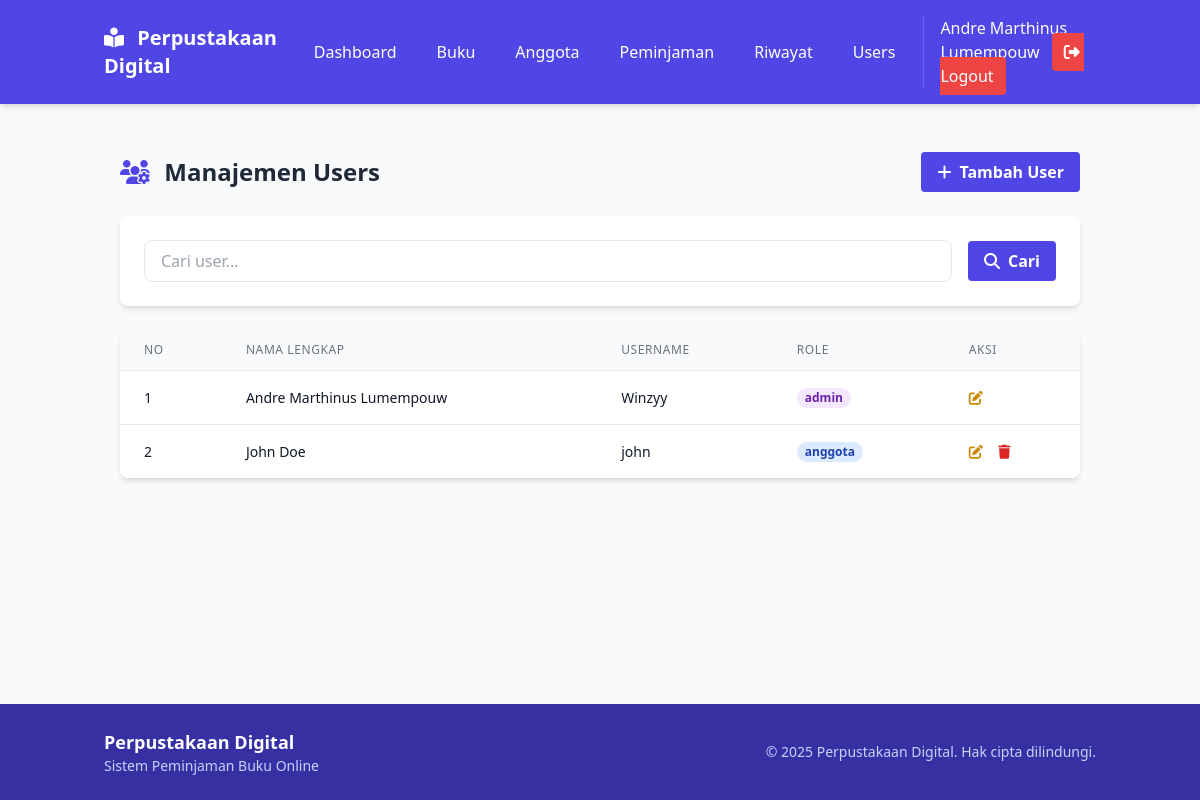
Screenshot of /users/index.php (signed in) with the database file from the repository.
### tables this page shows
CREATE TABLE `users` (
  `id_user` int(11) NOT NULL,
  `nama_lengkap` varchar(100) NOT NULL,
  `username` varchar(50) NOT NULL,
  `password` varchar(255) NOT NULL,
  `id_role` int(11) NOT NULL
);

CREATE TABLE `roles` (
  `id_role` int(11) NOT NULL,
  `nama_role` varchar(50) NOT NULL
);

### users/index.php (the view, shortened to what this page needs)
<?php
require_once '../config/db.php';
$search = isset($_GET['search']) ? trim($_GET['search']) : '';
$page = isset($_GET['page']) ? (int)$_GET['page'] : 1;
$per_page = 10;
$offset = ($page - 1) * $per_page;
try {
    $sql = "SELECT u.*, r.nama_role FROM users u
            JOIN roles r ON u.id_role = r.id_role";
    $sql .= " ORDER BY u.id_user ASC LIMIT :offset, :per_page";
    $stmt = $conn->prepare($sql);
    $stmt->bindParam(':offset', $offset, PDO::PARAM_INT);
    $stmt->bindParam(':per_page', $per_page, PDO::PARAM_INT);
    $stmt->execute();
    $users = $stmt->fetchAll(PDO::FETCH_ASSOC);
} catch(PDOException $e) {
    $error = "Error: " . $e->getMessage();
}
include '../templates/header.php';
?>
<div class="container mx-auto px-4 py-6">
    <div class="flex flex-col md:flex-row justify-between items-center mb-6">
        <h1 class="text-2xl font-bold text-gray-800">
            <i class="fas fa-users-cog mr-2 text-indigo-600"></i> Manajemen Users
        </h1>
        <div class="mt-4 md:mt-0">
            <a href="tambah.php" class="bg-indigo-600 hover:bg-indigo-700 text-white font-bold py-2 px-4 rounded inline-flex items-center">
                <i class="fas fa-plus mr-2"></i> Tambah User
            </a>
        </div>
    </div>
    <div class="bg-white rounded-lg shadow-md p-6 mb-6">
        <form action="" method="GET" class="flex flex-col md:flex-row md:items-center">
            <div class="flex-grow mr-0 md:mr-4 mb-4 md:mb-0">
                <div class="relative">
                    <input type="text" name="search" value="<?= htmlspecialchars($search) ?>" placeholder="Cari user..." class="w-full px-4 py-2 border rounded-lg focus:outline-none focus:ring-2 focus:ring-indigo-500">
                </div>
            </div>
            <button type="submit" class="bg-indigo-600 hover:bg-indigo-700 text-white font-bold py-2 px-4 rounded inline-flex items-center">
                <i class="fas fa-search mr-2"></i> Cari
            </button>
        </form>
    </div>
    <div class="bg-white rounded-lg shadow-md overflow-hidden">
        <div class="overflow-x-auto">
            <table class="min-w-full divide-y divide-gray-200">
                <thead>                    <tr class="bg-gray-50">
                        <th class="px-6 py-3 text-left text-xs font-medium text-gray-500 uppercase tracking-wider">No</th>
                        <th class="px-6 py-3 text-left text-xs font-medium text-gray-500 uppercase tracking-wider">Nama Lengkap</th>
                        <th class="px-6 py-3 text-left text-xs font-medium text-gray-500 uppercase tracking-wider">Username</th>
                        <th class="px-6 py-3 text-left text-xs font-medium text-gray-500 uppercase tracking-wider">Role</th>
                        <th class="px-6 py-3 text-left text-xs font-medium text-gray-500 uppercase tracking-wider">Aksi</th>
                    </tr>
                </thead>
                <tbody class="bg-white divide-y divide-gray-200">
                    <?php if(count($users) > 0): ?>
                        <?php $no = ($page - 1) * $per_page + 1; ?>
                        <?php foreach($users as $user): ?>
                            <tr class="hover:bg-gray-50">
                                <td class="px-6 py-4 whitespace-nowrap text-sm text-gray-900">
                                    <?= $no++ ?>
                                </td>
                                <td class="px-6 py-4 whitespace-nowrap text-sm text-gray-900">
                                    <?= htmlspecialchars($user['nama_lengkap']) ?>
                                </td>
                                <td class="px-6 py-4 whitespace-nowrap text-sm text-gray-900">
                                    <?= htmlspecialchars($user['username']) ?>
                                </td>
                                <td class="px-6 py-4 whitespace-nowrap text-sm text-gray-900">
                                    <span class="px-2 inline-flex text-xs leading-5 font-semibold rounded-full <?= $user['id_role'] == 1 ? 'bg-purple-100 text-purple-800' : 'bg-blue-100 text-blue-800' ?>">
                                        <?= htmlspecialchars($user['nama_role']) ?>
                                    </span>
                                </td>
                                <td class="px-6 py-4 whitespace-nowrap text-sm font-medium">
                                    <a href="edit.php?id=<?= $user['id_user'] ?>" class="text-yellow-600 hover:text-yellow-900 mr-3">
                                        <i class="fas fa-edit"></i>
                                    </a>
                                    <?php if($user['id_user'] != $_SESSION['user_id']): ?>
                                        <a href="javascript:void(0);" onclick="confirmDelete(<?= $user['id_user'] ?>)" class="text-red-600 hover:text-red-900">
                                            <i class="fas fa-trash"></i>
                                        </a>
                                    <?php endif; ?>
                                </td>
                            </tr>
                        <?php endforeach; ?>
                    <?php endif; ?>
                </tbody>
            </table>
        </div>
    </div>
</div>
<?php include '../templates/footer.php'; ?>

### rows the page displays
users: nama_lengkap "Andre Marthinus Lumempouw", username "Winzyy", id_role.nama_role "admin"
users: nama_lengkap "John Doe", username "john", id_role.nama_role "anggota"

### other values shown
$_SESSION['nama'] "Andre Marthinus Lumempouw"
